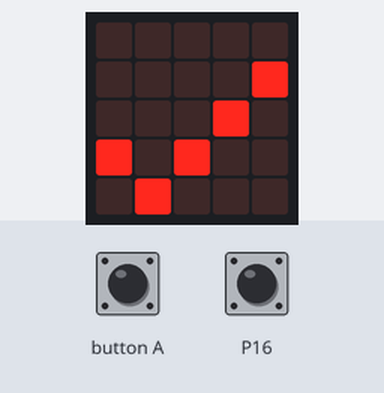
Simulated run of this program. Board: BBC micro:bit (MakeCode). Shown: the board's 5×5 LED display. Inputs (shaded band) come from the test bench; at power-on: P16 LOW.

Above: at 1.8 s.
1.9 s: P16 pulled HIGH for 0.15 s
At 3.1 s:
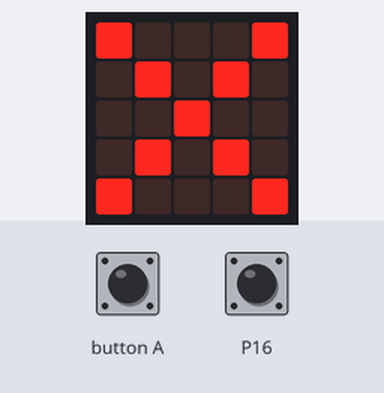
3.5 s: button A pressed for 0.15 s
At 4.8 s:
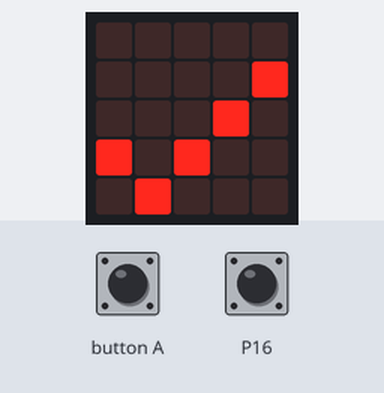
5.1 s: P16 pulled HIGH for 1 s
At 5.7 s:
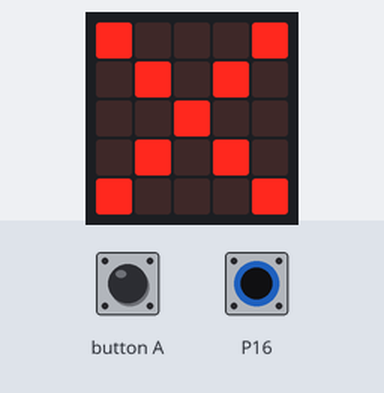
Timing chart, 0 to 8.1 s (numbered marks = the images above; inputs shaded):
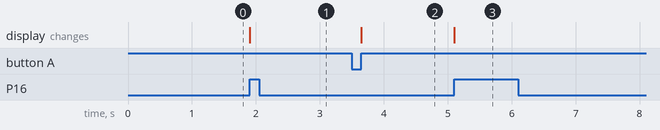

The program:

main.ts
```typescript
input.onButtonPressed(Button.A, function () {
    if (etat_actuel != etat_passe) {
        etat_actuel = 0
    }
    basic.showIcon(IconNames.Yes)
})
let etat_passe = 0
let etat_actuel = 0
basic.showIcon(IconNames.Yes)
let nombre = 0
etat_actuel = 0
etat_passe = 0
basic.forever(function () {
    etat_actuel = pins.digitalReadPin(DigitalPin.P16)
    if (etat_actuel != etat_passe) {
        if (etat_actuel == 1) {
            basic.showIcon(IconNames.No)
        } else {
            basic.showIcon(IconNames.Yes)
        }
    }
})
basic.forever(function () {

})
```

test.ts
```typescript
// les tests vont ici ; cela ne sera pas compilé si ce paquet est utilisé en tant qu'extension.
```

Measured:
- after the input at 1.9 s, the display: changes at once (image 1)
- after the input at 3.5 s, the display: changes after 0.15 s (image 2)
- after the input at 5.1 s, the display: changes at once (image 3)
